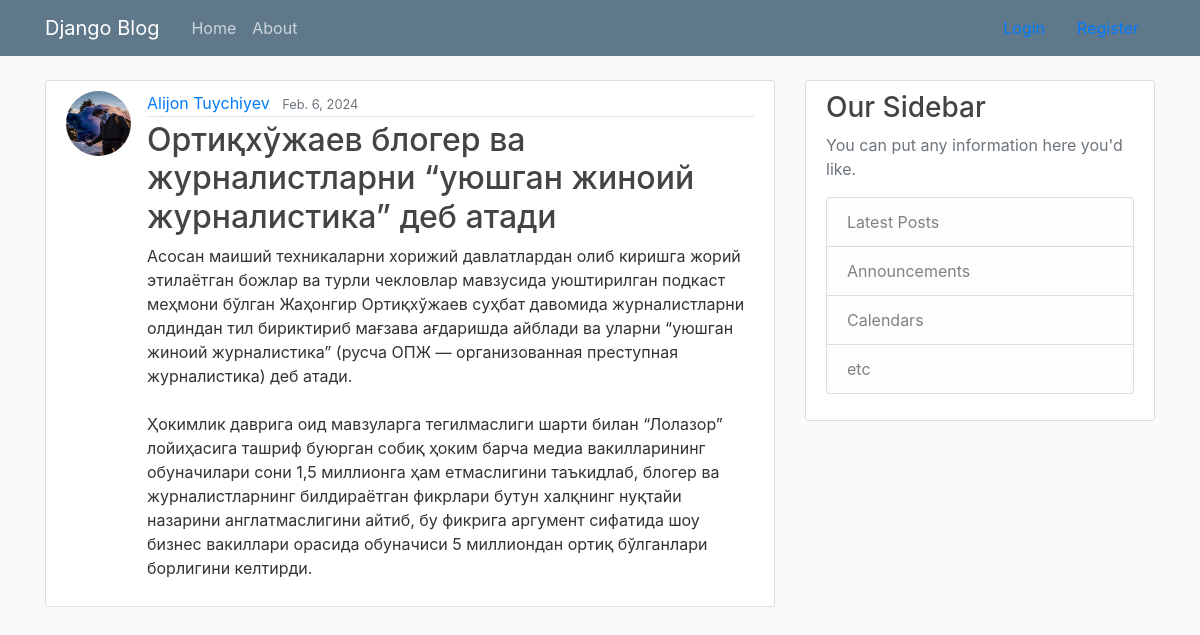
Page /Post-Detail-page/3 on the committed database.
### blog/models.py (models this page shows, shortened)
class AbstractBaseModel(models.Model):
    created_at = models.DateTimeField(auto_now_add=True)
    updated_at = models.DateTimeField(auto_now=True)
    class Meta:
        abstract = True

class Post(AbstractBaseModel):
    title = models.CharField(max_length=120)
    content = models.TextField()
    publisher_at = models.DateField()
    is_active = models.BooleanField(default=False)
    author = models.ForeignKey("User", models.CASCADE, "posts")

class User(AbstractUser, AbstractBaseModel):
    avatar = models.ImageField(upload_to='avatars/', null=True, default='avatars/default/logo.png')

### blog/views.py (the view)
# urls.py: path('Post-Detail-page/<int:id>', PostDetailPageView.as_view(),         name='post_detail'),
class PostDetailPageView(View):
    def get(self, request, id):
        posts = Post.objects.get(id=id)
        return render(request, 'blog/post_detail.html', {
            "post":posts,
            "user_posts":""
        })

### blog/templates/blog/post_detail.html (shortened to what this page needs)
{% extends 'blog/base.html' %}
{% load static %}
{% block content %}
    <main role="main" class="container">
      <div class="row">
        <div class="col-md-8">
              <article class="media content-section">
                <img class="rounded-circle article-img" src="{{ post.author.avatar.url }}">
                <div class="media-body">
                  <div class="article-metadata">
                    <a class="mr-2" href="{% url 'user_posts' %}">{{ post.author.first_name }} {{ post.author.last_name }}</a>
                    <small class="text-muted">{{ post.publisher_at }}</small>
                  </div>
                  <h2 class="article-title">{{ post.title }}</h2>
                  <p class="article-content">{{ post.content }}
                  </p>
                </div>
              </article>
</div>
{% include 'blog/base_last_post.html' %}
</div>
</main>
{% endblock %}

### blog/static/blog/main.css (style rules this page uses)
body { background: #fafafa; color: #333333; margin-top: 5rem; }
h1, h2, h3, h4, h5, h6 { color: #444444; }
.content-section { background: #ffffff; padding: 10px 20px; border: 1px solid #dddddd; border-radius: 3px; margin-bottom: 20px; }
.article-title { color: #444444; }
.article-content { white-space: pre-line; }
.article-img { height: 65px; width: 65px; margin-right: 16px; }
.article-metadata { padding-bottom: 1px; margin-bottom: 4px; border-bottom: 1px solid #e3e3e3 }

### rows in the picture
Post: author.avatar (picture), author.first_name "Alijon", author.last_name "Tuychiyev", publisher_at "Feb. 6, 2024", title "Ортиқхўжаев блогер ва журналистларни “уюшган жиноий журналистика” деб атади", content "Асосан маиший техникаларни хорижий давлатлардан олиб киришга жорий этилаётган божлар ва турли чекловлар мавзусида уюштирилган подкаст меҳмони бўлган Жаҳонгир Ортиқхўжаев суҳбат давомида журналистларни олдиндан тил бириктириб мағзава ағдаришда айблади ва уларни “уюшган жиноий журналистика” (русча ОПЖ — организованная преступная журналистика) деб атади. Ҳокимлик даврига оид мавзуларга тегилмаслиги шарти билан “Лолазор” лойиҳасига ташриф буюрган собиқ ҳоким барча медиа вакилларининг обуначилари сони 1,5 миллионга ҳам етмаслигини таъкидлаб, блогер ва журналистларнинг билдираётган фикрлари бутун халқнинг нуқтайи назарини англатмаслигини айтиб, бу фикрига аргумент сифатида шоу бизнес вакиллари…"
